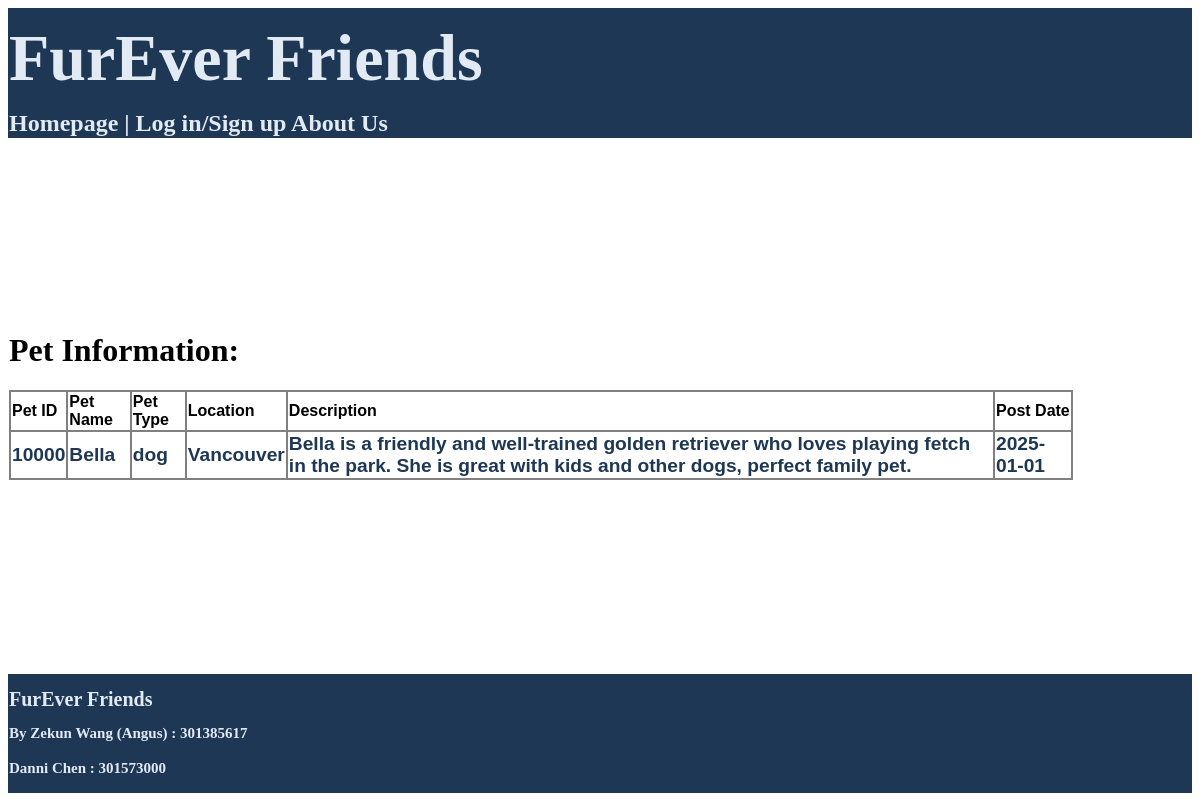
Page /public/pages/pet_information.php?edit=10000 on the committed database.
### tables this page shows
CREATE TABLE `pet` (
  `pet_id` int(5) NOT NULL,
  `pet_name` varchar(20) NOT NULL,
  `location` varchar(50) NOT NULL,
  `pet_type` varchar(20) NOT NULL,
  `post_date` date NOT NULL,
  `description` text NOT NULL
);

### public/pages/pet_information.php (the view, shortened to what this page needs)
<?php
require("../../private/functions/db_credentials.php");
$connection = mysqli_connect($dbhost, $dbuser, $dbpass, $dbname);
?>
<?php
require('../../private/shared/header.php');
echo "<h1>Pet Information: </h1>";
if(isset($_GET['edit'])){
    $id = $_GET['edit'];
}
$general_query = "SELECT * FROM pet WHERE pet_id = ".$id;
$select_result = mysqli_query($connection, $general_query);
if(mysqli_num_rows($select_result) != 0){
    echo"<table class='resultTable'><tr>";
        echo "<td class='tableGrid'><p class='tableHeader'>Pet ID</p></td>";
        echo "<td class='tableGrid'><p class='tableHeader'>Pet Name</p></td>";
        echo "<td class='tableGrid'><p class='tableHeader'>Pet Type</p></td>";
        echo "<td class='tableGrid'><p class='tableHeader'>Location</p></td>";
        echo "<td class='tableGrid'><p class='tableHeader'>Description</p></td>";
        echo "<td class='tableGrid'><p class='tableHeader'>Post Date</p></td>";
    echo "</tr><tr>";
    while($row = mysqli_fetch_assoc($select_result)){
        $pet_id = $row['pet_id'];
        echo "<td class='tableGrid'><a href='pet_information.php?edit=$pet_id' id='link1'>". $row['pet_id']. "</a></td>";
        echo "<td class='tableGrid'><a href='pet_information.php?edit=$pet_id' id='link1'>". $row['pet_name']. "</a></td>";
        echo "<td class='tableGrid'><a href='pet_information.php?edit=$pet_id' id='link1'>". $row['pet_type']. "</a></td>";
        echo "<td class='tableGrid'><a href='pet_information.php?edit=$pet_id' id='link1'>". $row['location']. "</a></td>";
        echo "<td class='tableGrid'><a href='pet_information.php?edit=$pet_id' id='link1'>". $row['description']. "</a></td>";
        echo "<td class='tableGrid'><a href='pet_information.php?edit=$pet_id' id='link1'>". $row['post_date']. "</a></td>";
        echo"</tr>";
    }
    echo"</table>";
}
else{
    echo"<tr>Result is empty!</tr>";
}
require('../../private/shared/footer.php');
?>

### private/shared/header.php (style rules this page uses)
a { color:#E2EAF4; text-decoration: none; }

### rows in the picture
pet: pet_id "10000", pet_name "Bella", pet_type "dog", location "Vancouver", description "Bella is a friendly and well-trained golden retriever who loves playing fetch in the park. She is great with kids and other dogs, perfect family pet.", post_date "2025-01-01"
